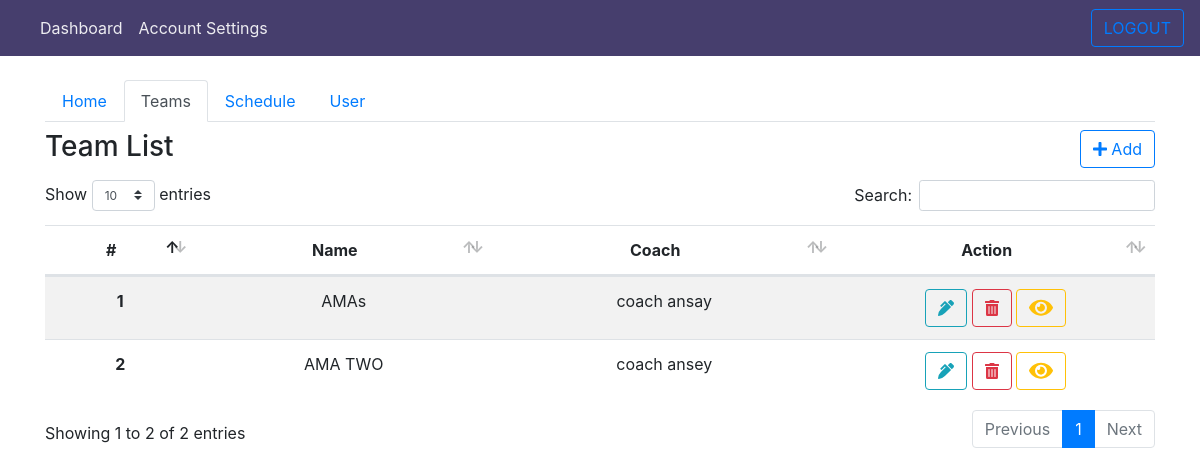
/admin/team.php, run on the app's committed database.
### tables this page shows
CREATE TABLE `teams` (
  `id` int(255) NOT NULL,
  `name` varchar(255) NOT NULL,
  `coach` varchar(255) NOT NULL,
  `tour_id` int(255) NOT NULL
);

### admin/team.php (the view, shortened to what this page needs)
<?php
$tourID = $_GET["tourID"];
include("../includes/db.php");
?>
<!DOCTYPE html>
<html>
<head>
    <link rel="stylesheet" href="../css/bootstrap.css">
    <link rel="stylesheet" href="../css/style3.css">
    <link rel="stylesheet" href="../css/fonts/navfont.css">
    <link rel="stylesheet" href="../css/jquery.mCustomScrollbar.min.css">
    <link rel="stylesheet" type="text/css" href="../css/datatables.css"/>
</head>
<body>
<nav class="navbar navbar-expand-lg navbar-light">
    <div class="collapse navbar-collapse" id="navbarSupportedContent">
        <ul class="navbar-nav mr-auto">
            <li class="nav-item active">
                <a class="nav-link" href="dashboard.php">Dashboard <span class="sr-only">(current)</span></a>
            </li>
            <li class="nav-item active">
                <a class="nav-link" href="account_settings.php">Account Settings</a>
            </li>
        </ul>
        <a href="../includes/logout_function.php?logout" class="btn btn-outline-primary">LOGOUT</a>
    </div>
</nav>
<div class="container mt-2">
    <ul class="nav nav-tabs mb-2">
        <li class="nav-item">
            <a class="nav-link" href="dashboard.php">Home</a>
        </li>
        <li class="nav-item">
            <a class="nav-link active" href="team.php?tourID=<?php echo $tourID?>">Teams</a>
        </li>
        <li class="nav-item">
            <a class="nav-link" href="schedule.php?tourID=<?php echo $tourID?>">Schedule</a>
        </li>
        <li class="nav-item">
            <a class="nav-link" href="user.php?tourID=<?php echo $tourID?>">User</a>
        </li>
    </ul>
    <div class="row mb-2">
        <div class="col">
            <h3>Team List</h3>
        </div>
        <div class="col">
            <a href="#" class="btn btn-outline-primary"  style="float:right" data-toggle="modal" data-target="#add" id="add-btn">
                <i class="fas fa-plus"></i> Add
            </a>
        </div>
    </div>
    <table class="table table-striped text-center" id="team-table">
        <thead>
            <tr>
                <th scope="col">#</th>
                <th scope="col">Name</th>
                <th scope="col">Coach</th>
                <th scope="col">Action</th>
            </tr>
        </thead>
        <tbody>
             <?php
                $sql = "SELECT * FROM teams";
                $result = mysqli_query($conn, $sql);
                $count = 1;
                while ($row = mysqli_fetch_array($result)){
                    echo '<tr>
                            <th scope="row">'.$count++.'</th>
                            <td>'.$row["name"].'</td>
                            <td>'.$row["coach"].'</td>
                            <td>
                                <button class="btn btn-outline-info edit-team" data-toggle="modal" data-target="#add"
                                data-id="'.$row["id"].'">
                                    <i class="fas fa-pen-alt"></i>
                                </button>
                                <button class="btn btn-outline-danger delete-team" data-toggle="modal" data-target="#delete"
                                data-id="'.$row["id"].'">
                                    <i class="fas fa-trash-alt"></i>
                                </button>
                                <a href="player.php?tourID='.$row["tour_id"].'&teamID='.$row["id"].'" class="btn btn-outline-warning">
                                    <i class="fas fa-eye fa-lg"></i>
                                </a>
                            </td>
                        </tr>';
                }
            ?>
        </tbody>
    </table>
</div>
</body>
</html>

### css/style3.css (style rules this page uses)
.navbar-light { background-color: #463e6d; }

### data on the page
teams: name "AMAs", coach "coach ansay"
teams: name "AMA TWO", coach "coach ansey"
